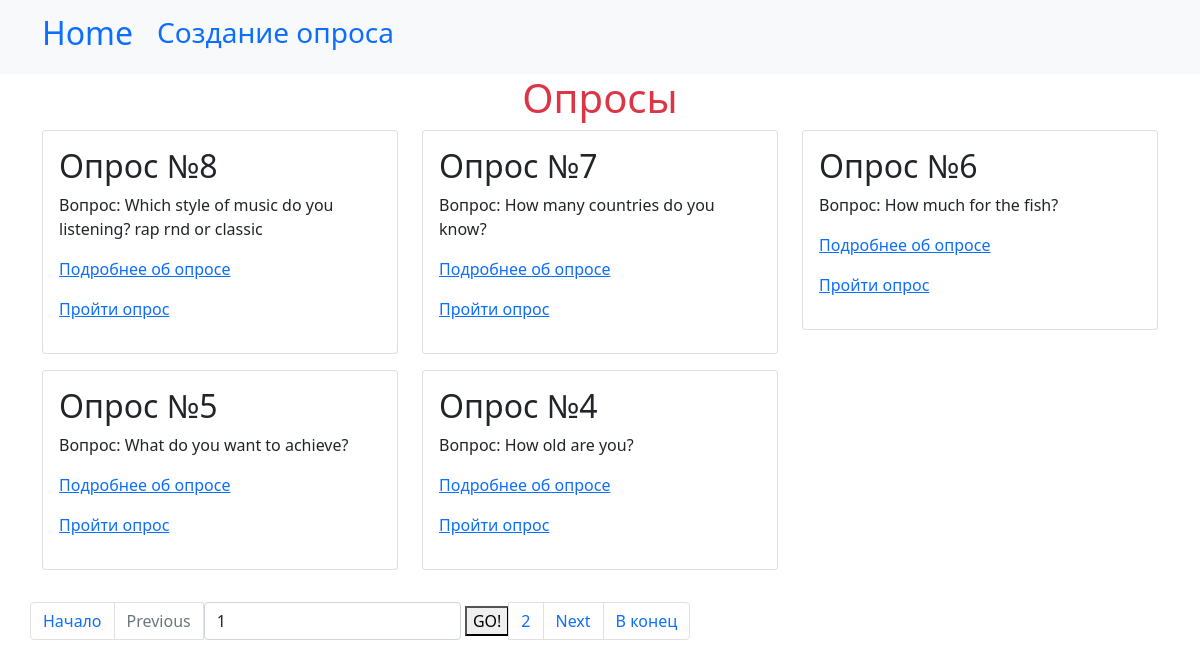
The app's page /, older data.
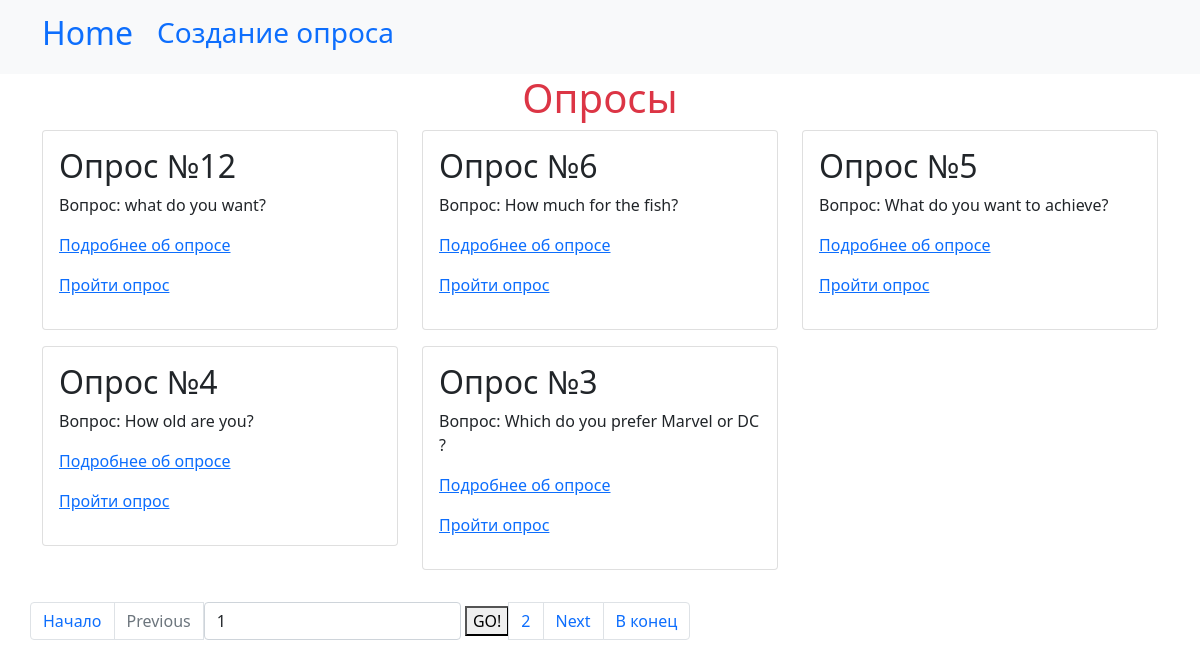
The same page, newer data.
### interview/models.py (models this page shows, shortened)
class BaseModel(models.Model):
    created_at = models.DateTimeField(auto_now_add=True, verbose_name="Дата и время создания")
    class Meta:
        abstract=True

class Poll(BaseModel):
    question = models.TextField(max_length=500, null=False, blank=False, verbose_name="Вопрос")
    def get_absolute_url(self):
        return reverse("poll-view", kwargs={"pk": self.pk})
    class Meta:
        db_table = "questions"
        verbose_name = "Вопрос"
        verbose_name_plural = "Вопросы"

### interview/views/qu_views.py (the view)
# urls.py: path('', PollsView.as_view(), name="polls"),
class PollsView(ListView):
    model = Poll
    template_name = "questions/index.html"
    context_object_name = "polls"
    ordering = ("-created_at")
    paginate_by = 5

### interview/templates/questions/index.html (shortened to what this page needs)
{% extends "base.html" %}
{% load static %}
{% block nav %}
    <li class="nav-item">
        <a class="nav-link" href="{% url "poll-create" %}"><h3>Создание опроса</h3></a>
    </li>
{% endblock %}
{% block content %}
    <h1 class="text-danger text-center">Опросы</h1>
    <div class="row">
        {% for poll in polls %}
            <div class="col-12 col-md-6 col-lg-4">
                <div class="card mb-3">
                    <div class="card-body">
                        <h2>Опрос №{{ poll.id }}</h2>
                        <p>Вопрос: {{ poll.question }}</p>
                        <p><a href="{{ poll.get_absolute_url }}">Подробнее об опросе</a></p>
                        <p><a href="{% url "answering"%}">Пройти опрос</a></p>
                    </div>
                </div>
            </div>
        {% endfor %}
    {% if is_paginated %}
        {% include "partial/pagination.html" %}
    {% endif %}
    </div>
{% endblock %}

### interview/templates/base.html (shortened to what this page needs)
<!DOCTYPE html>
<html lang="en">
<head>
    <link rel="stylesheet" href="https://cdnjs.cloudflare.com/ajax/libs/font-awesome/4.7.0/css/font-awesome.min.css">
    <link href="https://cdn.jsdelivr.net/npm/bootstrap@5.0.2/dist/css/bootstrap.min.css" rel="stylesheet">
</head>
<body>
<nav class="navbar navbar-expand-lg bg-light">
  <div class="container">
    <a class="navbar-brand" href="{% url "polls" %}"><h2>Home</h2></a>
    <div class="collapse navbar-collapse" id="navbarNavAltMarkup">
      <div class="navbar-nav">
          {% block nav %}
          {% endblock %}
      </div>
    </div>
  </div>
</nav>
<div class="container">
 {% block content %}{% endblock %}
</div>
</body>
</html>

### interview/templates/partial/pagination.html (shortened to what this page needs)
  <ul class="pagination mt-3">
    <li class="page-item">
        <a class="page-link" href="?page=1{% if query %}&{{ query }}{% endif %}">Начало</a>
    </li>
    {% if page_obj.has_previous %}
        <li class="page-item">
            <a class="page-link" href="?page={{ page_obj.previous_page_number }}{% if query %}&{{ query }}{% endif %}">Previous</a>
        </li>
        <li class="page-item">
            <a class="page-link"
               href="?page={{ page_obj.previous_page_number }}{% if query %}&{{ query }}{% endif %}">{{ page_obj.previous_page_number }}</a>
        </li>
    {% else %}
        <li class="page-item disabled">
            <a class="page-link" href="#" tabindex="-1" aria-disabled="true">Previous</a>
        </li>
    {% endif %}
    <li class="page-item active" aria-current="page">
        <form method="get">
            <label for="page">
                <input class="form-control" type="text" name="page" id="page" value="{{ page_obj.number }}">
            </label>
        <button type="submit">GO!</button>
        </form>
    </li>
    {% if page_obj.has_next %}
        <li class="page-item">
            <a class="page-link"
               href="?page={{ page_obj.next_page_number }}{% if query %}&{{ query }}{% endif %}">{{ page_obj.next_page_number }}</a>
        </li>
        <li class="page-item">
            <a class="page-link" href="?page={{ page_obj.next_page_number }}{% if query %}&{{ query }}{% endif %}">Next</a>
        </li>
    {% else %}
        <li class="page-item disabled">
            <a class="page-link" href="#" tabindex="-1" aria-disabled="true">Next</a>
        </li>
    {% endif %}
    <li class="page-item">
        <a class="page-link" href="?page={{ page_obj.paginator.num_pages }}{% if query %}&{{ query }}{% endif %}">В конец</a>
    </li>
</ul>

Row changes from the older to the newer data that the page shows:
removed Poll: id "8", question "Which style of music do you listening? rap rnd or classic"
removed Poll: id "7", question "How many countries do you know?"
added Poll: id "12", question "what do you want?"
now on this page (row unchanged): Poll: id "3", question "Which do you prefer Marvel or DC ?"
